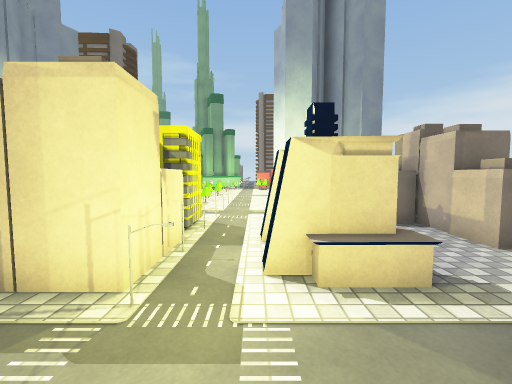
View 1 (above)

24 first-person views from a walk through a scene from a Unity 3-D project. The camera is 1.4 m above the floor, tilts 4° down and sees 90° across. The floor is counted in squares, 1 m on a side. Each view is taken from the middle of a square. On the plan, view 1 faces up. The plan holds only what a view shows up to about 13 squares ahead; the rest is blank. The place goes on beyond the plan. Surface patterns are stand-ins for the level's own textures.

View 2
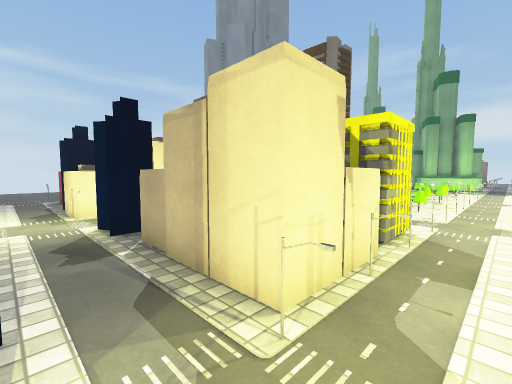

View 3
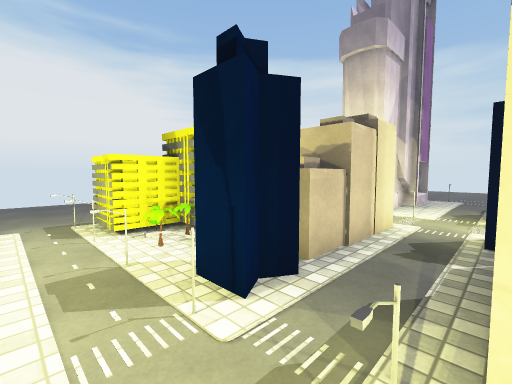

View 4
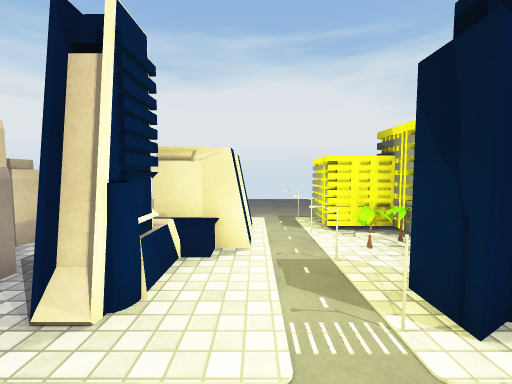

View 5
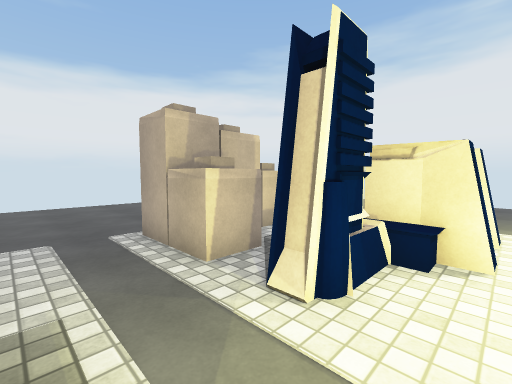

View 6
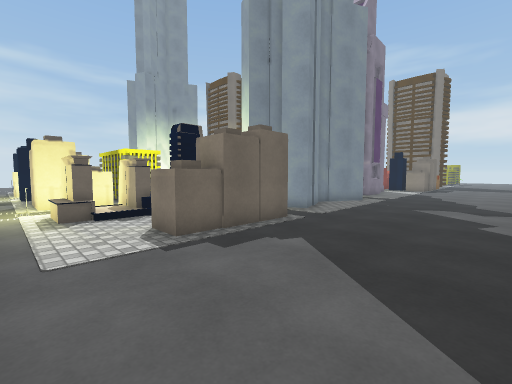

View 7
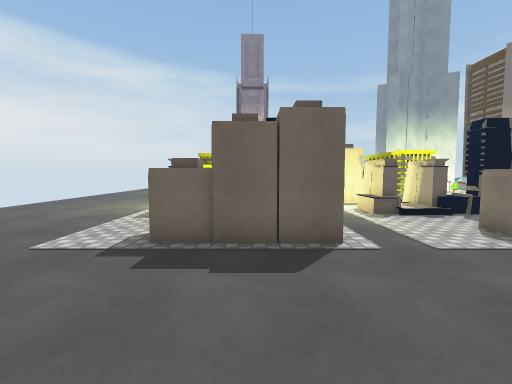

View 8
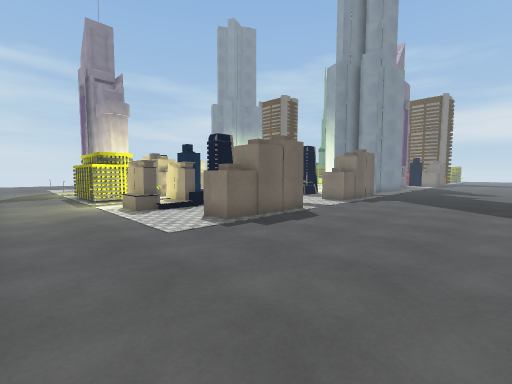

View 9
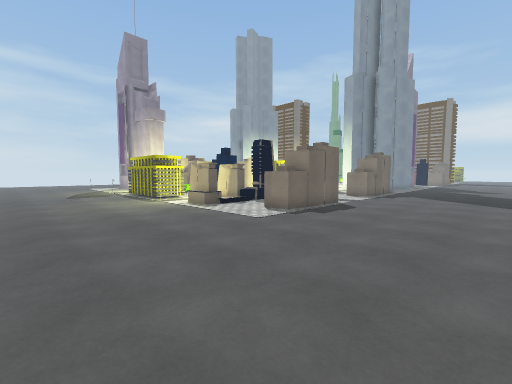

View 10
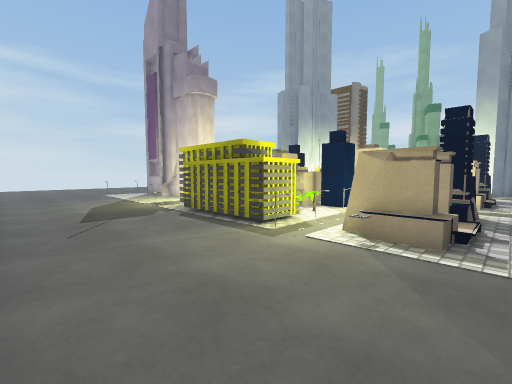

View 11
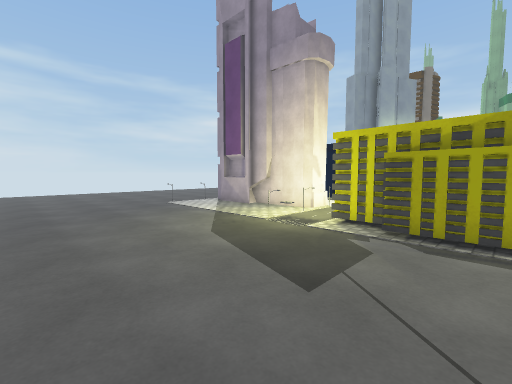

View 12
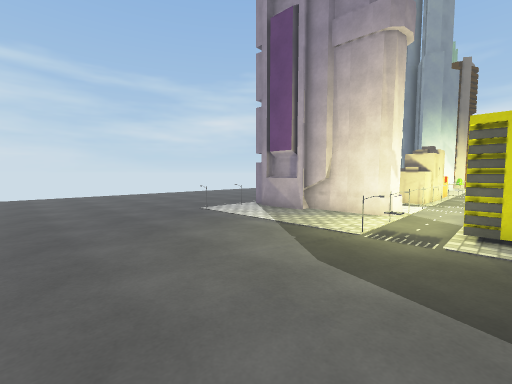

View 13
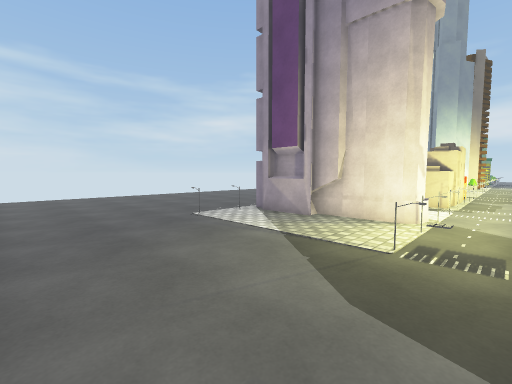

View 14
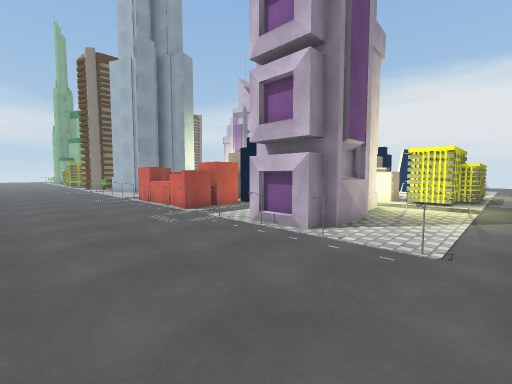

View 15
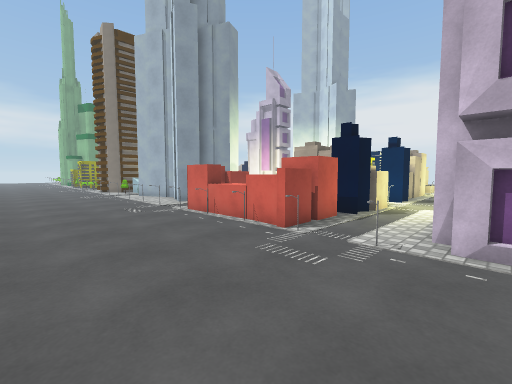

View 16
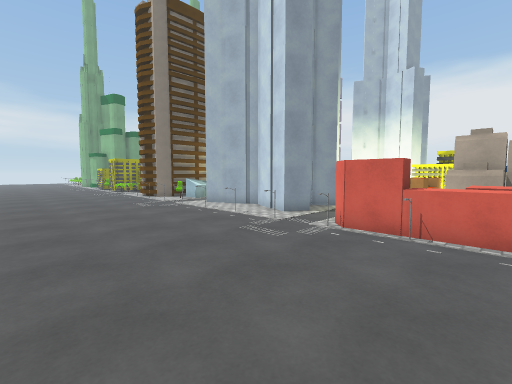

View 17
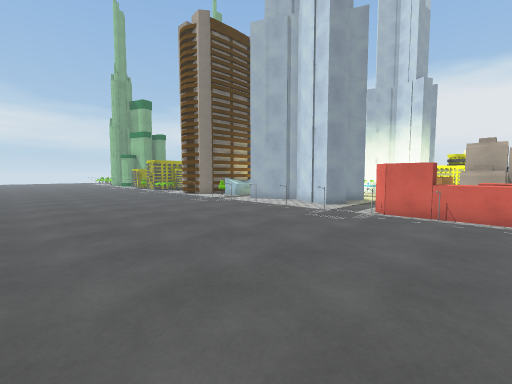

View 18
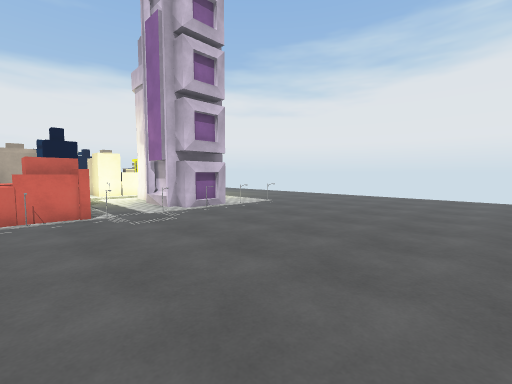

View 19
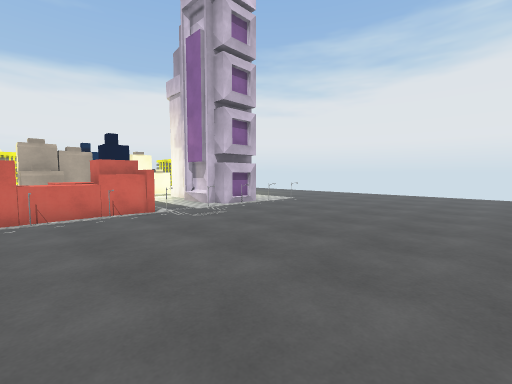

View 20
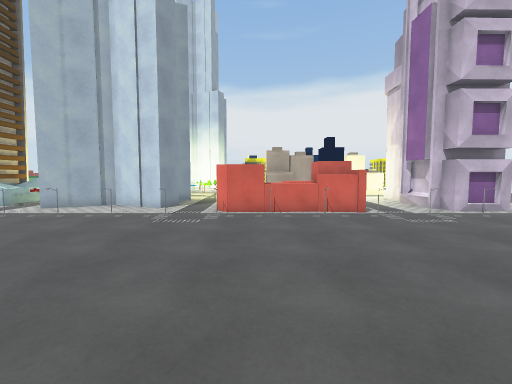

View 21
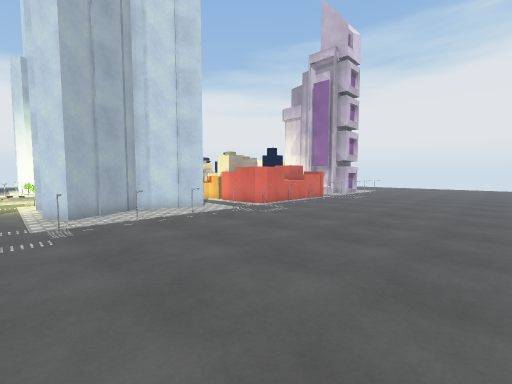

View 22
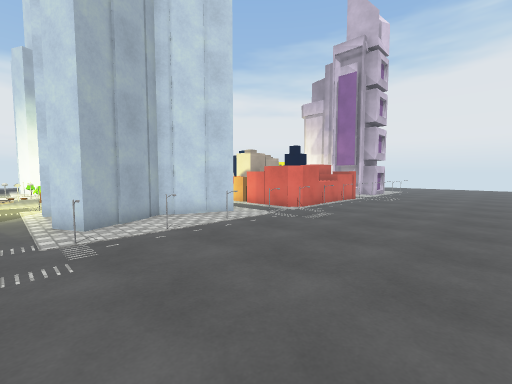

View 23
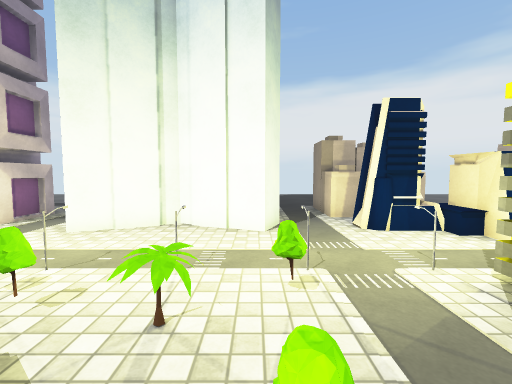

View 24
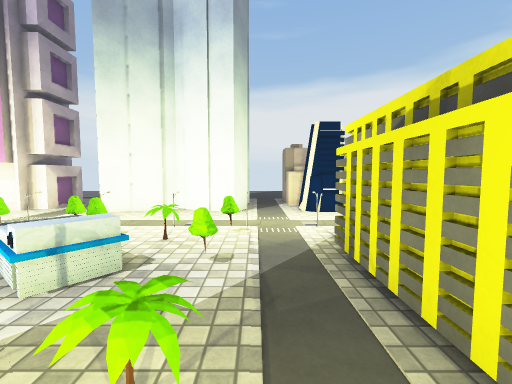

### Floor plan
Key: @ floor where view 1 was taken; # wall or solid block; x gap in a wall; . main floor; : floor 0.25 m higher than the main floor; + floor 0.5 m higher than the main floor; / step, stairs or slope; = window, fence, low wall or low ledge; ^ raised ledge; T thing the floor can be seen under or through; O other object.
Columns run from 25 left of view 1 to 12 right of it. Each row starts with its distance up from view 1.
 17 ..................  =  .....     ....
 16 .........=.#..#.=..=O  ==..#    .....
 15 ...........#          .....#   ......
 14 .........=.#         =.==..####......
 13 ...........#        ====...###.......
 12 .........=.#       =x.===..# ##......
 11 ...........###    ==.=.=...# ##......
 10 .........=....   .=.....=............
  9 .............      ...................
  8 .........###^^    ######=..#x^##......
  7 .........##  ^ ^..#   ##...#.^##......
  6  ........^^^ ^##=.    ##=.##..##......
  5 .........^^^^###..     ^=T##..^^......
  4 .........^^##### .##   ##T##..........
  3 .........=^####^=.##^###=.#=..........
  2 ......................................
  1 .........=......=.######=....###......
  0 ..........####....# ####.@##.^##......
 -1 .........##### #=.#   #==.##..##......
 -2 .........#######..^   ==#x##..#^......
 -3 .........=.##...=##  ###=.::..^^......
 -4 .................### ####.#+..........
 -5 .........=......=..#####=./...........
 -6 ......................................
 -7 ......................................
 -8 ......................................
 -9 ......................................
-10 .....................................
-11 .................................... .

Where each view was taken, in squares from view 1:
view 1: 0 up, 0 right, facing up
view 2: 1 up, 0 right, facing up-left
view 3: 3 up, 0 right, facing down-left
view 4: 3 up, 0 right, facing down
view 5: 3 up, 0 right, facing down-right
view 6: 2 up, 11 right, facing up-left
view 7: 1 down, 11 right, facing left
view 8: 8 down, 12 right, facing up-left
view 9: 11 down, 12 right, facing up-left
view 10: 10 down, 3 right, facing up-left
view 11: 11 down, 4 left, facing up-left
view 12: 11 down, 7 left, facing up-left
view 13: 10 down, 8 left, facing up-left
view 14: 6 down, 21 left, facing up-right
view 15: 1 down, 21 left, facing up-right
view 16: 5 up, 22 left, facing up-right
view 17: 5 up, 25 left, facing up-right
view 18: 5 up, 25 left, facing down-right
view 19: 7 up, 25 left, facing down-right
view 20: 7 up, 25 left, facing right
view 21: 17 up, 24 left, facing down-right
view 22: 17 up, 22 left, facing down-right
view 23: 11 up, 5 left, facing right
view 24: 10 up, 8 left, facing right
